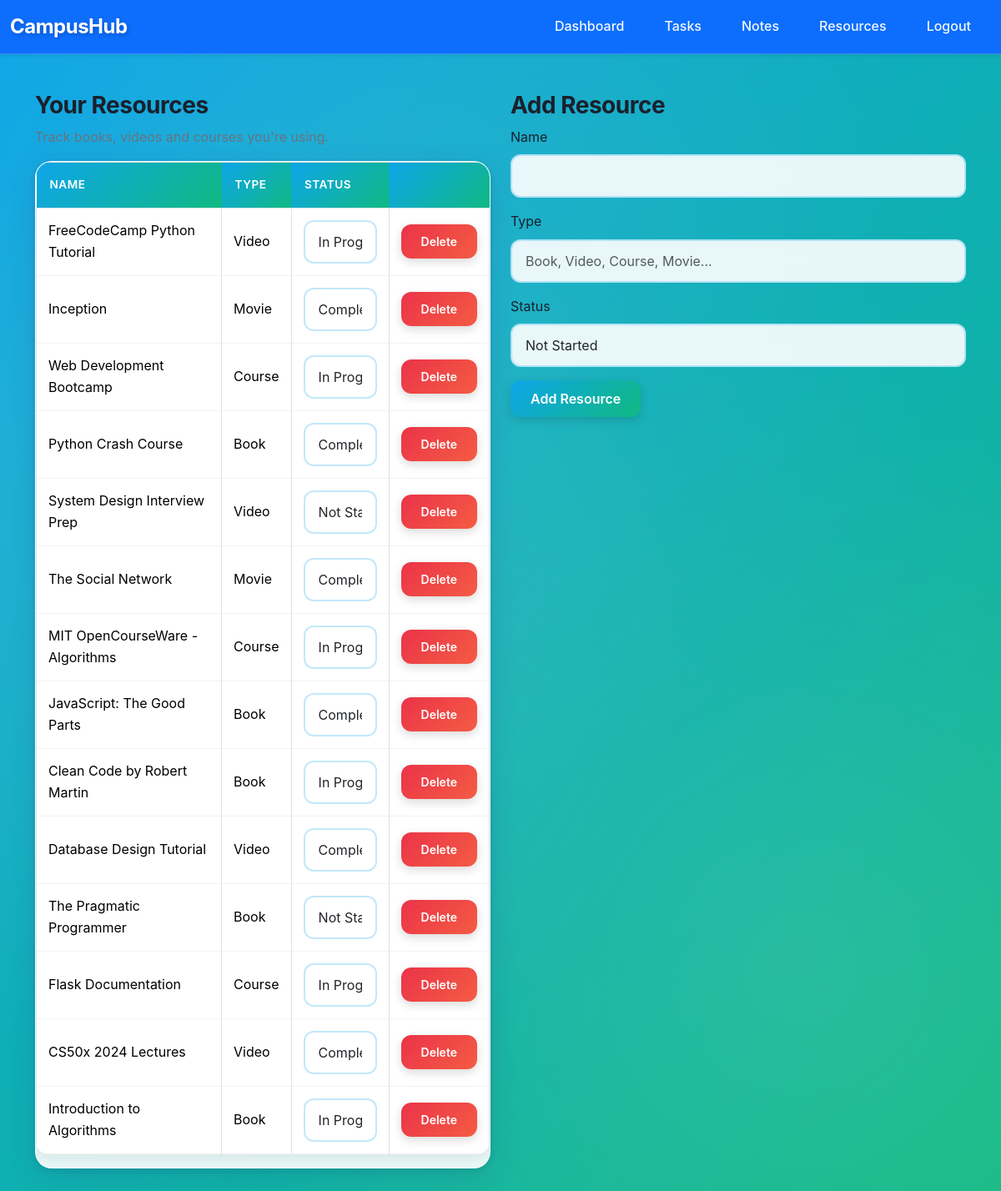
The page /resources (signed in) on the database its author committed.
### tables this page shows
CREATE TABLE resources (
    id INTEGER PRIMARY KEY AUTOINCREMENT,
    user_id INTEGER NOT NULL,
    name TEXT NOT NULL,
    type TEXT,
    status TEXT DEFAULT 'Not Started',
    FOREIGN KEY (user_id) REFERENCES users(id)
);

### app.py (the view, shortened to what this page needs)
@app.route("/resources", methods=["GET", "POST"])
@login_required
def resources_page():
    db = get_db()
    user_id = session["user_id"]
    rows = db.execute(
        "SELECT * FROM resources WHERE user_id = ? ORDER BY id DESC",
        (user_id,)
    ).fetchall()
    resources = [dict(r) for r in rows]
    return render_template("resources.html", resources=resources)

### app.py (called while the page is built)
def get_db():
    conn = sqlite3.connect("instance/campushub.db", check_same_thread=False)
    conn.row_factory = sqlite3.Row
    return conn

def login_required(f):
    @wraps(f)
    def decorated_function(*args, **kwargs):
        if session.get("user_id") is None:
            return redirect("/login")
        return f(*args, **kwargs)
    return decorated_function

### templates/resources.html (shortened to what this page needs)
{% extends "layout.html" %}
{% block content %}
<div class="row">
  <div class="col-md-6">
    <h3>Your Resources</h3>
    <p class="text-muted">Track books, videos and courses you're using.</p>
    <div class="card fade-in">
      <div class="card-body p-0">
        <table class="table table-bordered" id="resources-table">
          <thead>
            <tr>
              <th>Name</th>
              <th>Type</th>
              <th>Status</th>
              <th></th>
            </tr>
          </thead>
          <tbody>
            {% for r in resources %}
            <tr data-id="{{ r.id }}">
              <td>{{ r.name }}</td>
              <td>{{ r.type }}</td>
              <td>
                <select class="form-select resource-status">
                  <option {% if r.status == 'Not Started' %}selected{% endif %}>Not Started</option>
                  <option {% if r.status == 'In Progress' %}selected{% endif %}>In Progress</option>
                  <option {% if r.status == 'Completed' %}selected{% endif %}>Completed</option>
                </select>
              </td>
              <td><button class="btn btn-sm btn-danger resource-delete">Delete</button></td>
            </tr>
            {% else %}
            <tr><td colspan="4">No resources yet — add one on the right.</td></tr>
            {% endfor %}
          </tbody>
        </table>
      </div>
    </div>
  </div>
  <div class="col-md-6">
    <h3>Add Resource</h3>
    <form method="post">
      <div class="mb-3">
        <label class="form-label">Name</label>
        <input name="name" class="form-control" required>
      </div>
      <div class="mb-3">
        <label class="form-label">Type</label>
        <input name="type" class="form-control" placeholder="Book, Video, Course, Movie..." />
      </div>
      <div class="mb-3">
        <label class="form-label">Status</label>
        <select name="status" class="form-select">
          <option>Not Started</option>
        </select>
      </div>
      <button class="btn btn-primary">Add Resource</button>
    </form>
  </div>
</div>
{% endblock %}

### static/styles.css (style rules this page uses)
body { background: linear-gradient(135deg, #0ea5e9 0%, #10b981 100%); background-attachment: fixed; font-family: Inter, system-ui, -apple-system, "Segoe UI", Roboto, "Helvetica Neue", Arial; color: #1a202c; line-height: 1.6; -webkit-font-smoothing: antialiased; -moz-osx-font-smoothing: grayscale; padding-top: 70px; min-height: 100vh; position: relative; }
body::before { content: ''; position: fixed; top: 0; left: 0; width: 100%; height: 100%; background-image: radial-gradient(circle at 20% 50%, rgba(255, 255, 255, 0.1) 0%, transparent 50%), radial-gradient(circle at 80% 80%, rgba(255, 255, 255, 0.1) 0%, transparent 50%), radial-gradient(circle at 40% 20%, rgba(255, 255, 255, 0.08) 0%, transparent 50%); pointer-events: none; z-index: 0; }
.card { border: none; border-radius: 20px; background: rgba(255, 255, 255, 0.9); backdrop-filter: blur(10px); -webkit-backdrop-filter: blur(10px); box-shadow: 0 8px 32px rgba(31, 38, 135, 0.15), 0 2px 8px rgba(0, 0, 0, 0.1), inset 0 1px 0 rgba(255, 255, 255, 0.8); transition: all 0.4s cubic-bezier(0.175, 0.885, 0.32, 1.275); border: 1px solid rgba(255, 255, 255, 0.3); position: relative; overflow: hidden; }
.card::before { content: ''; position: absolute; top: -50%; left: -50%; width: 200%; height: 200%; background: radial-gradient(circle, rgba(255, 255, 255, 0.3) 0%, transparent 70%); opacity: 0; transition: opacity 0.4s ease; }
.table { border-radius: 16px; overflow: hidden; background: rgba(255, 255, 255, 0.95); box-shadow: 0 4px 16px rgba(0, 0, 0, 0.08); }
.table thead th { background: linear-gradient(135deg, #0ea5e9 0%, #10b981 100%); color: #fff; border: none; font-weight: 600; text-transform: uppercase; font-size: 0.85rem; letter-spacing: 0.5px; padding: 16px; }
.table tbody tr { transition: all 0.3s ease; border-bottom: 1px solid rgba(0, 0, 0, 0.05); }
.table td, .table th { vertical-align: middle; padding: 14px; }
.btn { border-radius: 12px; font-weight: 600; padding: 10px 24px; transition: all 0.3s cubic-bezier(0.175, 0.885, 0.32, 1.275); border: none; position: relative; overflow: hidden; box-shadow: 0 4px 12px rgba(0, 0, 0, 0.15); }
.btn::before { content: ''; position: absolute; top: 50%; left: 50%; width: 0; height: 0; border-radius: 50%; background: rgba(255, 255, 255, 0.3); transform: translate(-50%, -50%); transition: width 0.6s, height 0.6s; }
.btn-primary { background: linear-gradient(135deg, #0ea5e9 0%, #10b981 100%); border: none; }
.btn-danger { background: linear-gradient(135deg, #eb3349 0%, #f45c43 100%); }
.form-control, .form-select, textarea { border-radius: 12px !important; padding: 12px 16px; border: 2px solid rgba(14, 165, 233, 0.25); background: rgba(255, 255, 255, 0.9); transition: all 0.3s ease; backdrop-filter: blur(10px); }
.text-muted { color: #6b7280 !important; }
h1, h2, h3, h4, h5, h6 { font-weight: 700; letter-spacing: -0.5px; }
.fade-in { animation: fadeIn 0.6s ease both; }
body, html { overflow-x: hidden; }

### rows shown on the page
resources: name "FreeCodeCamp Python Tutorial", type "Video", status "In Progress"
resources: name "Inception", type "Movie", status "Completed"
resources: name "Web Development Bootcamp", type "Course", status "In Progress"
resources: name "Python Crash Course", type "Book", status "Completed"
resources: name "System Design Interview Prep", type "Video", status "Not Started"
resources: name "The Social Network", type "Movie", status "Completed"
resources: name "MIT OpenCourseWare - Algorithms", type "Course", status "In Progress"
resources: name "JavaScript: The Good Parts", type "Book", status "Completed"
resources: name "Clean Code by Robert Martin", type "Book", status "In Progress"
resources: name "Database Design Tutorial", type "Video", status "Completed"
resources: name "The Pragmatic Programmer", type "Book", status "Not Started"
resources: name "Flask Documentation", type "Course", status "In Progress"
resources: name "CS50x 2024 Lectures", type "Video", status "Completed"
resources: name "Introduction to Algorithms", type "Book", status "In Progress"
